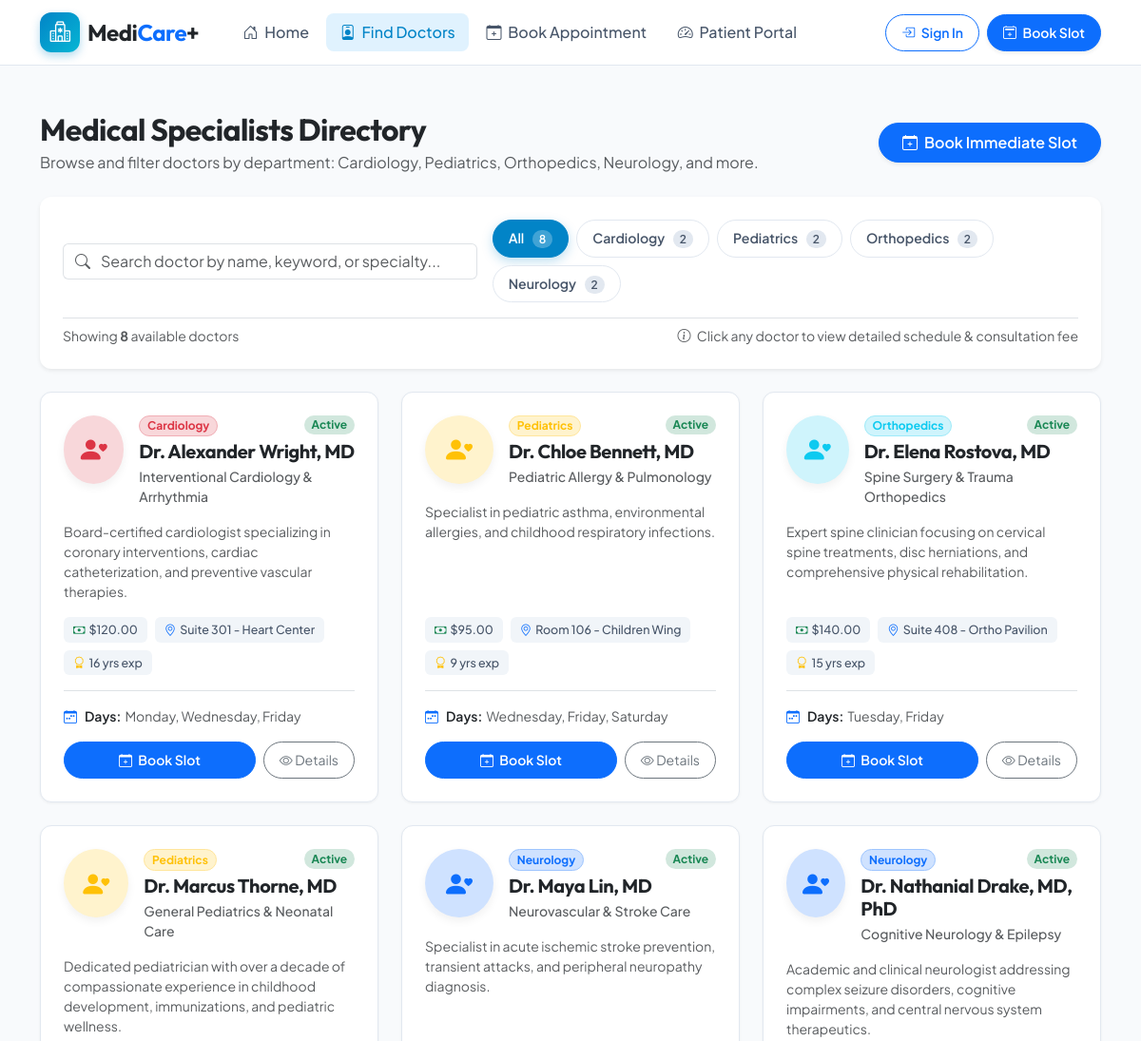
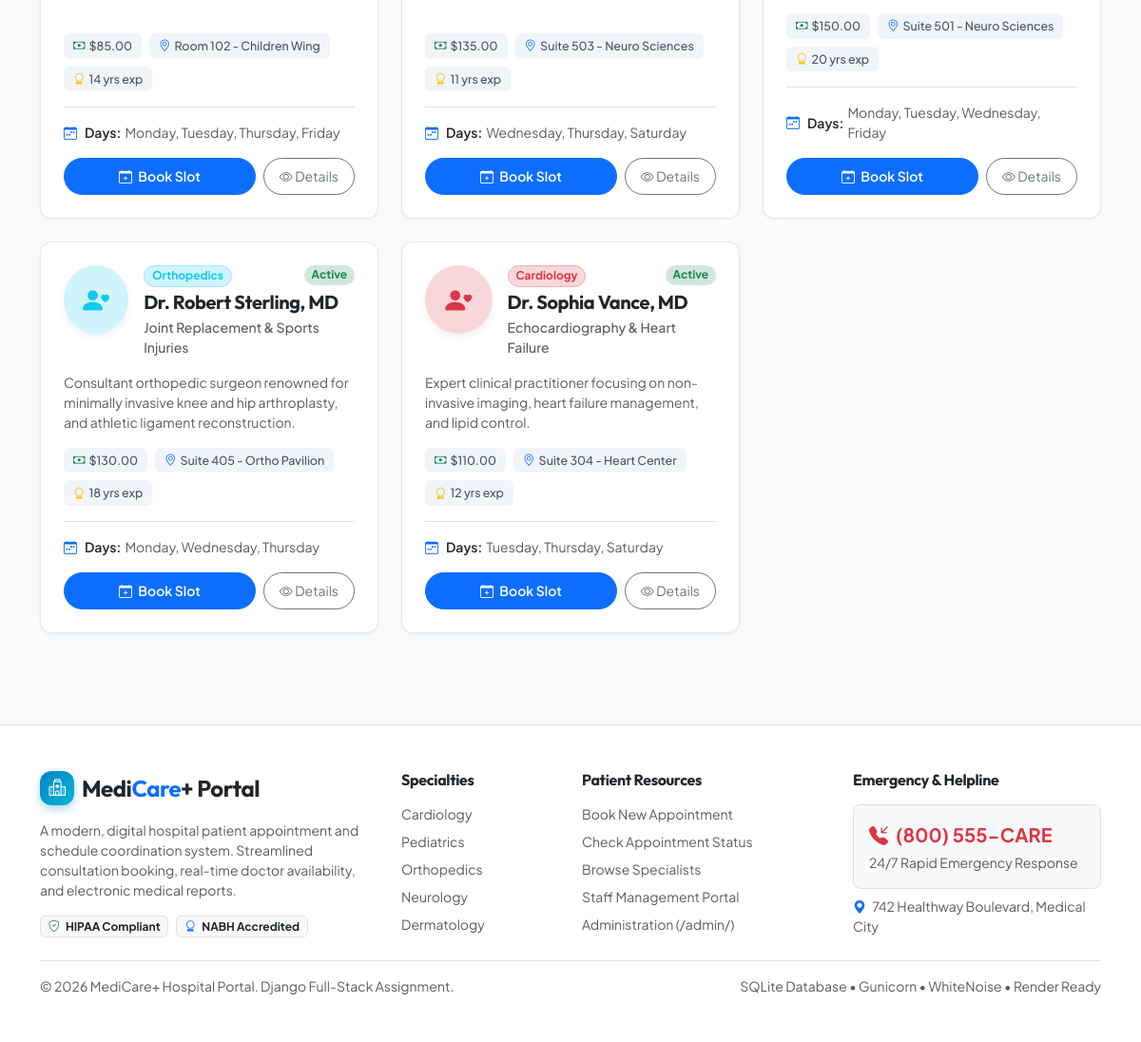
The app's page /doctors/ with its own data (2 pictures, top to bottom).
### hospital/models.py (models this page shows, shortened)
class Doctor(models.Model):
    name = models.CharField(max_length=150, help_text="Full Name with Title (e.g. Dr. Jane Smith)")
    department = models.CharField(max_length=50, choices=Department.choices, default=Department.CARDIOLOGY)
    specialization = models.CharField(max_length=150, help_text="Specialization or sub-discipline")
    consultation_fee = models.DecimalField(max_digits=8, decimal_places=2, default=75.00)
    available_days = models.CharField(max_length=120, default="Monday, Tuesday, Wednesday, Thursday, Friday")
    active_status = models.BooleanField(default=True, help_text="Is doctor actively taking appointments?")
    email = models.EmailField(blank=True, null=True)
    phone = models.CharField(max_length=20, blank=True, null=True)
    room_number = models.CharField(max_length=20, default="Room 201")
    experience_years = models.PositiveIntegerField(default=8)
    bio = models.TextField(blank=True, help_text="Short professional summary")
    avatar_color = models.CharField(max_length=30, default="primary", help_text="Bootstrap theme color for avatar")
    class Meta:
        ordering = ['name']
    @property
    def badge_class(self):
        colors = {
            'Cardiology': 'danger',
            'Pediatrics': 'warning',
            'Orthopedics': 'info',
            'Neurology': 'primary',
            'Dermatology': 'success',
            'General Medicine': 'secondary'
        }
        return colors.get(self.department, 'dark')

### hospital/views.py (the view)
# urls.py: path('doctors/', views.doctor_list, name='doctor_list'),
def doctor_list(request):
    department = request.GET.get('department', '').strip()
    search_query = request.GET.get('q', '').strip()
    doctors = Doctor.objects.all()
    if department and department != 'All':
        doctors = doctors.filter(department=department)
    if search_query:
        doctors = doctors.filter(
            Q(name__icontains=search_query) |
            Q(specialization__icontains=search_query) |
            Q(department__icontains=search_query)
        )
    dept_counts = {
        'All': Doctor.objects.count(),
        'Cardiology': Doctor.objects.filter(department='Cardiology').count(),
        'Pediatrics': Doctor.objects.filter(department='Pediatrics').count(),
        'Orthopedics': Doctor.objects.filter(department='Orthopedics').count(),
        'Neurology': Doctor.objects.filter(department='Neurology').count(),
        'Dermatology': Doctor.objects.filter(department='Dermatology').count(),
        'General Medicine': Doctor.objects.filter(department='General Medicine').count(),
    }
    context = {
        'doctors': doctors,
        'selected_department': department or 'All',
        'search_query': search_query,
        'dept_counts': dept_counts,
        'all_departments': ['All', 'Cardiology', 'Pediatrics', 'Orthopedics', 'Neurology', 'Dermatology', 'General Medicine'],
    }
    return render(request, 'hospital/doctor_list.html', context)

### hospital/templates/hospital/doctor_list.html (shortened to what this page needs)
{% extends 'hospital/base.html' %}
{% load static %}
{% block content %}
<div class="container py-5">
    <div class="d-flex flex-column flex-md-row justify-content-between align-items-md-center gap-3 mb-4">
        <div>
            <h1 class="h2 fw-bold text-dark mb-1">Medical Specialists Directory</h1>
            <p class="text-muted mb-0">Browse and filter doctors by department: Cardiology, Pediatrics, Orthopedics, Neurology, and more.</p>
        </div>
        <a href="{% url 'book_appointment' %}" class="btn btn-primary rounded-pill px-4 py-2 fw-semibold shadow-sm align-self-start align-self-md-auto">
            <i class="bi bi-calendar-plus me-1"></i> Book Immediate Slot
        </a>
    </div>
    <div class="card card-custom p-4 mb-4 border-0 shadow-sm">
        <div class="row g-3 align-items-center">
            <div class="col-lg-5">
                <div class="input-group">
                    <span class="input-group-text bg-white border-end-0 text-muted"><i class="bi bi-search"></i></span>
                    <input type="text" id="doctorSearchInput" class="form-control border-start-0 ps-0" placeholder="Search doctor by name, keyword, or specialty..." value="{{ search_query }}">
                </div>
            </div>
            <div class="col-lg-7">
                <div class="filter-btn-group">
                    <button type="button" class="filter-btn {% if selected_department == 'All' %}active{% endif %}" data-dept="All">
                        All <span class="filter-count">{{ dept_counts.All }}</span>
                    </button>
                    <button type="button" class="filter-btn {% if selected_department == 'Cardiology' %}active{% endif %}" data-dept="Cardiology">
                        Cardiology <span class="filter-count">{{ dept_counts.Cardiology }}</span>
                    </button>
                    <button type="button" class="filter-btn {% if selected_department == 'Pediatrics' %}active{% endif %}" data-dept="Pediatrics">
                        Pediatrics <span class="filter-count">{{ dept_counts.Pediatrics }}</span>
                    </button>
                    <button type="button" class="filter-btn {% if selected_department == 'Orthopedics' %}active{% endif %}" data-dept="Orthopedics">
                        Orthopedics <span class="filter-count">{{ dept_counts.Orthopedics }}</span>
                    </button>
                    <button type="button" class="filter-btn {% if selected_department == 'Neurology' %}active{% endif %}" data-dept="Neurology">
                        Neurology <span class="filter-count">{{ dept_counts.Neurology }}</span>
                    </button>
                </div>
            </div>
        </div>
        <div class="d-flex justify-content-between align-items-center mt-3 pt-2 border-top small text-muted">
            <div>
                Showing <strong id="visibleDoctorCount">{{ doctors|length }}</strong> available doctors
            </div>
            <div>
                <i class="bi bi-info-circle me-1"></i> Click any doctor to view detailed schedule & consultation fee
            </div>
        </div>
    </div>
    <div class="row g-4" id="doctorsContainer">
        {% for doctor in doctors %}
        <div class="col-md-6 col-lg-4 doctor-card-wrapper"
             data-department="{{ doctor.department }}"
             data-name="{{ doctor.name }}"
             data-specialization="{{ doctor.specialization }}">
            <div class="card card-custom doctor-card p-4">
                <div class="d-flex align-items-start gap-3 mb-3">
                    <div class="doctor-avatar bg-{{ doctor.avatar_color }}-subtle text-{{ doctor.avatar_color }}">
                        <i class="bi bi-person-heart"></i>
                    </div>
                    <div class="flex-grow-1">
                        <div class="d-flex justify-content-between align-items-start">
                            <span class="badge bg-{{ doctor.badge_class }}-subtle text-{{ doctor.badge_class }} border border-{{ doctor.badge_class }}-subtle rounded-pill mb-1">
                                {{ doctor.department }}
                            </span>
                            {% if doctor.active_status %}
                                <span class="badge bg-success-subtle text-success rounded-pill" title="Taking Appointments">Active</span>
                            {% else %}
                                <span class="badge bg-secondary-subtle text-secondary rounded-pill" title="Currently on Leave">Unavailable</span>
                            {% endif %}
                        </div>
                        <h5 class="fw-bold text-dark mb-1">{{ doctor.name }}</h5>
                        <div class="text-muted small fw-medium">{{ doctor.specialization }}</div>
                    </div>
                </div>
                <p class="text-muted small mb-3 flex-grow-1">
                    {{ doctor.bio|default:"Dedicated specialist offering comprehensive clinical assessments, diagnostics, and patient care."|truncatewords:20 }}
                </p>
                <div class="d-flex flex-wrap gap-2 mb-3">
                    <span class="doctor-meta-pill" title="Consultation Fee">
                        <i class="bi bi-cash me-1 text-success"></i> ${{ doctor.consultation_fee }}
                    </span>
                    <span class="doctor-meta-pill" title="Consulting Room">
                        <i class="bi bi-geo-alt me-1 text-primary"></i> {{ doctor.room_number }}
                    </span>
                    <span class="doctor-meta-pill" title="Experience">
                        <i class="bi bi-award me-1 text-warning"></i> {{ doctor.experience_years }} yrs exp
                    </span>
                </div>
                <div class="border-top pt-3 mb-3">
                    <div class="small text-muted d-flex align-items-center">
                        <i class="bi bi-calendar-week me-2 text-primary"></i>
                        <span class="fw-semibold text-dark me-1">Days:</span> {{ doctor.available_days }}
                    </div>
                </div>
                <div class="d-flex gap-2">
                    {% if doctor.active_status %}
                        <a href="{% url 'book_appointment' %}?doctor={{ doctor.id }}" class="btn btn-primary btn-sm flex-grow-1 rounded-pill fw-semibold py-2">
                            <i class="bi bi-calendar-plus me-1"></i> Book Slot
                        </a>
                    {% else %}
                        <button class="btn btn-secondary btn-sm flex-grow-1 rounded-pill fw-semibold py-2" disabled>
                            Unavailable
                        </button>
                    {% endif %}
                    <button type="button" class="btn btn-outline-secondary btn-sm rounded-pill px-3 py-2" data-bs-toggle="modal" data-bs-target="#doctorModal{{ doctor.id }}">
                        <i class="bi bi-eye"></i> Details
                    </button>
                </div>
            </div>
        </div>
        {% endfor %}
    </div>
</div>
{% endblock %}

### records on screen
Doctor: department "Cardiology", active_status "Active", name "Dr. Alexander Wright, MD", specialization "Interventional Cardiology & Arrhythmia", bio "Board-certified cardiologist specializing in coronary interventions, cardiac catheterization, and preventive vascular therapies.", consultation_fee "120.00", room_number "Suite 301 - Heart Center", experience_years "16", available_days "Monday, Wednesday, Friday"
Doctor: department "Pediatrics", active_status "Active", name "Dr. Chloe Bennett, MD", specialization "Pediatric Allergy & Pulmonology", bio "Specialist in pediatric asthma, environmental allergies, and childhood respiratory infections.", consultation_fee "95.00", room_number "Room 106 - Children Wing", experience_years "9", available_days "Wednesday, Friday, Saturday"
Doctor: department "Orthopedics", active_status "Active", name "Dr. Elena Rostova, MD", specialization "Spine Surgery & Trauma Orthopedics", bio "Expert spine clinician focusing on cervical spine treatments, disc herniations, and comprehensive physical rehabilitation.", consultation_fee "140.00", room_number "Suite 408 - Ortho Pavilion", experience_years "15", available_days "Tuesday, Friday"
Doctor: department "Pediatrics", active_status "Active", name "Dr. Marcus Thorne, MD", specialization "General Pediatrics & Neonatal Care", bio "Dedicated pediatrician with over a decade of compassionate experience in childhood development, immunizations, and pediatric wellness.", consultation_fee "85.00", room_number "Room 102 - Children Wing", experience_years "14", available_days "Monday, Tuesday, Thursday, Friday"
Doctor: department "Neurology", active_status "Active", name "Dr. Maya Lin, MD", specialization "Neurovascular & Stroke Care", bio "Specialist in acute ischemic stroke prevention, transient attacks, and peripheral neuropathy diagnosis.", consultation_fee "135.00", room_number "Suite 503 - Neuro Sciences", experience_years "11", available_days "Wednesday, Thursday, Saturday"
Doctor: department "Neurology", active_status "Active", name "Dr. Nathanial Drake, MD, PhD", specialization "Cognitive Neurology & Epilepsy", bio "Academic and clinical neurologist addressing complex seizure disorders, cognitive impairments, and central nervous system therapeutics.", consultation_fee "150.00", room_number "Suite 501 - Neuro Sciences", experience_years "20", available_days "Monday, Tuesday, Wednesday, Friday"
Doctor: department "Orthopedics", active_status "Active", name "Dr. Robert Sterling, MD", specialization "Joint Replacement & Sports Injuries", bio "Consultant orthopedic surgeon renowned for minimally invasive knee and hip arthroplasty, and athletic ligament reconstruction.", consultation_fee "130.00", room_number "Suite 405 - Ortho Pavilion", experience_years "18", available_days "Monday, Wednesday, Thursday"
Doctor: department "Cardiology", active_status "Active", name "Dr. Sophia Vance, MD", specialization "Echocardiography & Heart Failure", bio "Expert clinical practitioner focusing on non-invasive imaging, heart failure management, and lipid control.", consultation_fee "110.00", room_number "Suite 304 - Heart Center", experience_years "12", available_days "Tuesday, Thursday, Saturday"

### other values on screen
{{ dept_counts.All }} "8"
{{ dept_counts.Cardiology }} "2"
{{ dept_counts.Pediatrics }} "2"
{{ dept_counts.Orthopedics }} "2"
{{ dept_counts.Neurology }} "2"
{{ doctors|length }} "8"
